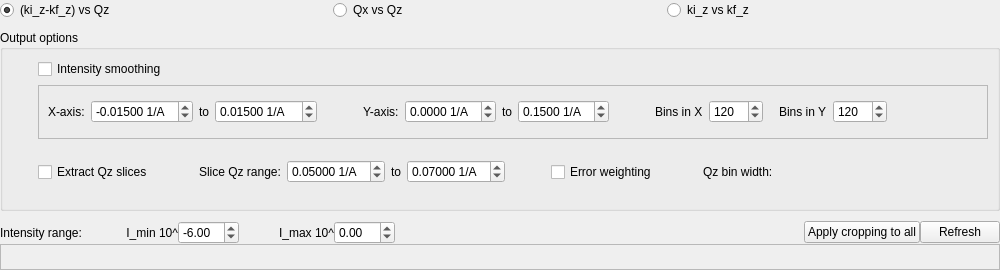
       <widget class="QWidget" name="OffSpec_Tab">
        <attribute name="title">
         <string>Off-Specular</string>
        </attribute>
        <attribute name="toolTip">
         <string>Off-Specular scattering intensity preview for all files in the reduction list</string>
        </attribute>
        <layout class="QGridLayout" name="gridLayout_5">
         <property name="margin" stdset="0">
          <number>0</number>
         </property>
         <property name="spacing">
          <number>0</number>
         </property>
         <item row="1" column="0" colspan="2">
          <layout class="QHBoxLayout" name="horizontalLayout_9">
           <item>
            <widget class="QLabel" name="label_14">
             <property name="text">
              <string>Intensity range: </string>
             </property>
            </widget>
           </item>
           <item>
            <spacer name="horizontalSpacer_5">
             <property name="orientation">
              <enum>Qt::Horizontal</enum>
             </property>
             <property name="sizeType">
              <enum>QSizePolicy::Fixed</enum>
             </property>
             <property name="sizeHint" stdset="0">
              <size>
               <width>40</width>
               <height>20</height>
              </size>
             </property>
            </spacer>
           </item>
           <item>
            <widget class="QLabel" name="label_21">
             <property name="text">
              <string>I_min 10^</string>
             </property>
             <property name="alignment">
              <set>Qt::AlignRight|Qt::AlignTrailing|Qt::AlignVCenter</set>
             </property>
            </widget>
           </item>
           <item>
            <widget class="QDoubleSpinBox" name="offspecImin">
             <property name="decimals">
              <number>2</number>
             </property>
             <property name="minimum">
              <double>-20.000000000000000</double>
             </property>
             <property name="maximum">
              <double>2.000000000000000</double>
             </property>
             <property name="singleStep">
              <double>0.250000000000000</double>
             </property>
             <property name="value">
              <double>-6.000000000000000</double>
             </property>
            </widget>
           </item>
           <item>
            <spacer name="horizontalSpacer_3">
             <property name="orientation">
              <enum>Qt::Horizontal</enum>
             </property>
             <property name="sizeType">
              <enum>QSizePolicy::Fixed</enum>
             </property>
             <property name="sizeHint" stdset="0">
              <size>
               <width>40</width>
               <height>20</height>
              </size>
             </property>
            </spacer>
           </item>
           <item>
            <widget class="QLabel" name="label_22">
             <property name="text">
              <string>I_max 10^</string>
             </property>
             <property name="alignment">
              <set>Qt::AlignRight|Qt::AlignTrailing|Qt::AlignVCenter</set>
             </property>
            </widget>
           </item>
           <item>
            <widget class="QDoubleSpinBox" name="offspecImax">
             <property name="minimum">
              <double>-10.000000000000000</double>
             </property>
             <property name="maximum">
              <double>10.000000000000000</double>
             </property>
             <property name="singleStep">
              <double>0.250000000000000</double>
             </property>
            </widget>
           </item>
           <item>
            <spacer name="horizontalSpacer_4">
             <property name="orientation">
              <enum>Qt::Horizontal</enum>
             </property>
             <property name="sizeHint" stdset="0">
              <size>
               <width>40</width>
               <height>20</height>
              </size>
             </property>
            </spacer>
           </item>
           <item>
            <widget class="QPushButton" name="apply_offspec_crop_button">
             <property name="toolTip">
              <string>Use zooming region from the first cross-section and apply to all other plots.</string>
             </property>
             <property name="text">
              <string>Apply cropping to all</string>
             </property>
            </widget>
           </item>
           <item>
            <widget class="QPushButton" name="refresh_offspec_button">
             <property name="sizePolicy">
              <sizepolicy hsizetype="Fixed" vsizetype="Fixed">
               <horstretch>0</horstretch>
               <verstretch>0</verstretch>
              </sizepolicy>
             </property>
             <property name="toolTip">
              <string>Recalculate the offspecular data</string>
             </property>
             <property name="statusTip">
              <string>Recalculate the offspecular data</string>
             </property>
             <property name="text">
              <string>Refresh</string>
             </property>
            </widget>
           </item>
          </layout>
         </item>
         <item row="0" column="0" colspan="2">
          <layout class="QVBoxLayout" name="verticalLayout_10">
           <property name="bottomMargin">
            <number>10</number>
           </property>
           <item>
            <layout class="QHBoxLayout" name="horizontalLayout_8">
             <property name="bottomMargin">
              <number>10</number>
             </property>
             <item>
              <widget class="QRadioButton" name="kizmkfzVSqz">
               <property name="text">
                <string>(ki_z-kf_z) vs Qz</string>
               </property>
               <property name="checked">
                <bool>true</bool>
               </property>
              </widget>
             </item>
             <item>
              <widget class="QRadioButton" name="qxVSqz">
               <property name="text">
                <string>Qx vs Qz</string>
               </property>
              </widget>
             </item>
             <item>
              <widget class="QRadioButton" name="kizVSkfz">
               <property name="text">
                <string>ki_z vs kf_z</string>
               </property>
              </widget>
             </item>
            </layout>
           </item>
           <item>
            <widget class="QGroupBox" name="groupBox">
             <property name="sizePolicy">
              <sizepolicy hsizetype="Preferred" vsizetype="Preferred">
               <horstretch>0</horstretch>
               <verstretch>1</verstretch>
              </sizepolicy>
             </property>
             <property name="minimumSize">
              <size>
               <width>1000</width>
               <height>181</height>
              </size>
             </property>
             <property name="title">
              <string>Output options</string>
             </property>
             <property name="flat">
              <bool>false</bool>
             </property>
             <layout class="QVBoxLayout" name="verticalLayout_18">
              <property name="leftMargin">
               <number>35</number>
              </property>
              <property name="topMargin">
               <number>9</number>
              </property>
              <item>
               <layout class="QHBoxLayout" name="horizontalLayout_17">
                <property name="bottomMargin">
                 <number>0</number>
                </property>
                <item>
                 <widget class="QCheckBox" name="offspec_smooth_checkbox">
                  <property name="toolTip">
                   <string>Check box to apply smoothing algorithm to the intensity</string>
                  </property>
                  <property name="text">
                   <string>Intensity smoothing</string>
                  </property>
                 </widget>
                </item>
                <item>
                 <spacer name="horizontalSpacer_11">
                  <property name="orientation">
                   <enum>Qt::Horizontal</enum>
                  </property>
                  <property name="sizeHint" stdset="0">
                   <size>
                    <width>40</width>
                    <height>20</height>
                   </size>
                  </property>
                 </spacer>
                </item>
               </layout>
              </item>
              <item>
               <widget class="QFrame" name="binning_frame">
                <property name="frameShape">
                 <enum>QFrame::StyledPanel</enum>
                </property>
                <property name="frameShadow">
                 <enum>QFrame::Raised</enum>
                </property>
                <layout class="QVBoxLayout" name="verticalLayout_20">
                 <item>
                  <layout class="QHBoxLayout" name="offspec_binning_layout">
                   <item>
                    <widget class="QLabel" name="label_36">
                     <property name="text">
                      <string>X-axis:</string>
                     </property>
                    </widget>
                   </item>
                   <item>
                    <widget class="QDoubleSpinBox" name="offspec_x_min_spinbox">
                     <property name="minimumSize">
                      <size>
                       <width>0</width>
                       <height>0</height>
                      </size>
                     </property>
                     <property name="toolTip">
                      <string>Minimum X-value of the rebinned output data</string>
                     </property>
                     <property name="suffix">
                      <string> 1/A</string>
                     </property>
                     <property name="decimals">
                      <number>5</number>
                     </property>
                     <property name="minimum">
                      <double>-10.000000000000000</double>
                     </property>
                     <property name="maximum">
                      <double>10.000000000000000</double>
                     </property>
                     <property name="singleStep">
                      <double>0.005000000000000</double>
                     </property>
                     <property name="value">
                      <double>-0.015000000000000</double>
                     </property>
                    </widget>
                   </item>
                   <item>
                    <widget class="QLabel" name="label_41">
                     <property name="text">
                      <string>to</string>
                     </property>
                    </widget>
                   </item>
                   <item>
                    <widget class="QDoubleSpinBox" name="offspec_x_max_spinbox">
                     <property name="minimumSize">
                      <size>
                       <width>0</width>
                       <height>0</height>
                      </size>
                     </property>
                     <property name="toolTip">
                      <string>Maximum X-value of the rebinned output data</string>
                     </property>
                     <property name="suffix">
                      <string> 1/A</string>
                     </property>
                     <property name="decimals">
                      <number>5</number>
                     </property>
                     <property name="minimum">
                      <double>-10.000000000000000</double>
                     </property>
                     <property name="maximum">
                      <double>10.000000000000000</double>
                     </property>
                     <property name="singleStep">
                      <double>0.005000000000000</double>
                     </property>
                     <property name="value">
                      <double>0.015000000000000</double>
                     </property>
                    </widget>
                   </item>
                   <item>
                    <spacer name="horizontalSpacer_10">
                     <property name="orientation">
                      <enum>Qt::Horizontal</enum>
                     </property>
                     <property name="sizeType">
                      <enum>QSizePolicy::Fixed</enum>
                     </property>
                     <property name="sizeHint" stdset="0">
                      <size>
                       <width>40</width>
                       <height>20</height>
                      </size>
                     </property>
                    </spacer>
                   </item>
                   <item>
                    <widget class="QLabel" name="label_42">
                     <property name="text">
                      <string>Y-axis:</string>
                     </property>
                    </widget>
                   </item>
                   <item>
                    <widget class="QDoubleSpinBox" name="offspec_y_min_spinbox">
                     <property name="minimumSize">
                      <size>
                       <width>0</width>
                       <height>0</height>
                      </size>
                     </property>
                     <property name="toolTip">
                      <string>Minimum Y-value of the rebinned output data</string>
                     </property>
                     <property name="suffix">
                      <string> 1/A</string>
                     </property>
                     <property name="decimals">
                      <number>4</number>
                     </property>
                     <property name="minimum">
                      <double>-1.000000000000000</double>
                     </property>
                     <property name="maximum">
                      <double>10.000000000000000</double>
                     </property>
                     <property name="singleStep">
                      <double>0.010000000000000</double>
                     </property>
                    </widget>
                   </item>
                   <item>
                    <widget class="QLabel" name="label_43">
                     <property name="text">
                      <string>to</string>
                     </property>
                    </widget>
                   </item>
                   <item>
                    <widget class="QDoubleSpinBox" name="offspec_y_max_spinbox">
                     <property name="minimumSize">
                      <size>
                       <width>0</width>
                       <height>0</height>
                      </size>
                     </property>
                     <property name="toolTip">
                      <string>Maximum Y-value of the rebinned output data</string>
                     </property>
                     <property name="suffix">
                      <string> 1/A</string>
                     </property>
                     <property name="decimals">
                      <number>4</number>
                     </property>
                     <property name="minimum">
                      <double>-1.000000000000000</double>
                     </property>
                     <property name="maximum">
                      <double>10.000000000000000</double>
                     </property>
                     <property name="singleStep">
                      <double>0.010000000000000</double>
                     </property>
                     <property name="value">
                      <double>0.150000000000000</double>
                     </property>
                    </widget>
                   </item>
                   <item>
                    <spacer name="horizontalSpacer_8">
                     <property name="orientation">
                      <enum>Qt::Horizontal</enum>
                     </property>
                     <property name="sizeType">
                      <enum>QSizePolicy::Fixed</enum>
                     </property>
                     <property name="sizeHint" stdset="0">
                      <size>
                       <width>40</width>
                       <height>20</height>
                      </size>
                     </property>
                    </spacer>
                   </item>
                   <item>
                    <widget class="QLabel" name="offspec_rebin_x_bins_label">
                     <property name="text">
                      <string>Bins in X</string>
                     </property>
                    </widget>
                   </item>
                   <item>
                    <widget class="QSpinBox" name="offspec_rebin_x_bins_spinbox">
                     <property name="minimumSize">
                      <size>
                       <width>0</width>
                       <height>0</height>
                      </size>
                     </property>
                     <property name="toolTip">
                      <string>Enter the number of bins in X</string>
                     </property>
                     <property name="minimum">
                      <number>1</number>
                     </property>
                     <property name="maximum">
                      <number>1000</number>
                     </property>
                     <property name="singleStep">
                      <number>10</number>
                     </property>
                     <property name="value">
                      <number>120</number>
                     </property>
                    </widget>
                   </item>
                   <item>
                    <spacer name="horizontalSpacer_9">
                     <property name="orientation">
                      <enum>Qt::Horizontal</enum>
                     </property>
                     <property name="sizeType">
                      <enum>QSizePolicy::Fixed</enum>
                     </property>
                     <property name="sizeHint" stdset="0">
                      <size>
                       <width>10</width>
                       <height>20</height>
                      </size>
                     </property>
                    </spacer>
                   </item>
                   <item>
                    <widget class="QLabel" name="offspec_rebin_y_bins_label">
                     <property name="toolTip">
                      <string/>
                     </property>
                     <property name="text">
                      <string>Bins in Y</string>
                     </property>
                    </widget>
                   </item>
                   <item>
                    <widget class="QSpinBox" name="offspec_rebin_y_bins_spinbox">
                     <property name="minimumSize">
                      <size>
                       <width>0</width>
                       <height>0</height>
                      </size>
                     </property>
                     <property name="toolTip">
                      <string>Enter the number of bins in Y</string>
                     </property>
                     <property name="minimum">
                      <number>1</number>
                     </property>
                     <property name="maximum">
                      <number>1000</number>
                     </property>
                     <property name="singleStep">
                      <number>10</number>
                     </property>
                     <property name="value">
                      <number>120</number>
                     </property>
                    </widget>
                   </item>
                   <item>
                    <spacer name="horizontalSpacer_19">
                     <property name="orientation">
                      <enum>Qt::Horizontal</enum>
                     </property>
                     <property name="sizeHint" stdset="0">
                      <size>
                       <width>40</width>
                       <height>20</height>
                      </size>
                     </property>
                    </spacer>
                   </item>
                  </layout>
                 </item>
                </layout>
               </widget>
              </item>
              <item>
               <layout class="QHBoxLayout" name="offspec_slices_layout">
                <item>
                 <widget class="QCheckBox" name="offspec_slice_checkbox">
                  <property name="toolTip">
                   <string>Check to extract slices at the specified Y-values (Qz or kf_z)</string>
                  </property>
                  <property name="text">
                   <string>Extract Qz slices</string>
                  </property>
                 </widget>
                </item>
                <item>
                 <spacer name="horizontalSpacer_7">
                  <property name="orientation">
                   <enum>Qt::Horizontal</enum>
                  </property>
                  <property name="sizeType">
                   <enum>QSizePolicy::Fixed</enum>
                  </property>
                  <property name="sizeHint" stdset="0">
                   <size>
                    <width>40</width>
                    <height>20</height>
                   </size>
                  </property>
                 </spacer>
                </item>
                <item>
                 <widget class="QLabel" name="label_24">
                  <property name="text">
                   <string>Slice Qz range:</string>
                  </property>
                 </widget>
                </item>
                <item>
                 <widget class="QDoubleSpinBox" name="slice_qz_min_spinbox">
                  <property name="suffix">
                   <string> 1/A</string>
                  </property>
                  <property name="decimals">
                   <number>5</number>
                  </property>
                  <property name="minimum">
                   <double>-1.000000000000000</double>
                  </property>
                  <property name="maximum">
                   <double>10.000000000000000</double>
                  </property>
                  <property name="singleStep">
                   <double>0.005000000000000</double>
                  </property>
                  <property name="value">
                   <double>0.050000000000000</double>
                  </property>
                 </widget>
                </item>
                <item>
                 <widget class="QLabel" name="label_40">
                  <property name="text">
                   <string>to</string>
                  </property>
                 </widget>
                </item>
                <item>
                 <widget class="QDoubleSpinBox" name="slice_qz_max_spinbox">
                  <property name="suffix">
                   <string> 1/A</string>
                  </property>
                  <property name="decimals">
                   <number>5</number>
                  </property>
                  <property name="minimum">
                   <double>-1.000000000000000</double>
                  </property>
                  <property name="maximum">
                   <double>10.000000000000000</double>
                  </property>
                  <property name="singleStep">
                   <double>0.005000000000000</double>
                  </property>
                  <property name="value">
                   <double>0.070000000000000</double>
                  </property>
                 </widget>
                </item>
                <item>
                 <spacer name="horizontalSpacer_6">
                  <property name="orientation">
                   <enum>Qt::Horizontal</enum>
                  </property>
                  <property name="sizeType">
                   <enum>QSizePolicy::Fixed</enum>
                  </property>
                  <property name="sizeHint" stdset="0">
                   <size>
                    <width>40</width>
                    <height>20</height>
                   </size>
                  </property>
                 </spacer>
                </item>
                <item>
                 <widget class="QCheckBox" name="offspec_err_weight_checkbox">
                  <property name="toolTip">
                   <string>Check to use an error weighted average when binning the data, otherwise a simple average will be used</string>
                  </property>
                  <property name="text">
                   <string>Error weighting</string>
                  </property>
                  <property name="checkable">
                   <bool>true</bool>
                  </property>
                  <property name="checked">
                   <bool>false</bool>
                  </property>
                 </widget>
                </item>
                <item>
                 <spacer name="horizontalSpacer_12">
                  <property name="orientation">
                   <enum>Qt::Horizontal</enum>
                  </property>
                  <property name="sizeType">
                   <enum>QSizePolicy::Fixed</enum>
                  </property>
                  <property name="sizeHint" stdset="0">
                   <size>
                    <width>40</width>
                    <height>20</height>
                   </size>
                  </property>
                 </spacer>
                </item>
                <item>
                 <widget class="QLabel" name="label_23">
                  <property name="text">
                   <string>Qz bin width:</string>
                  </property>
                 </widget>
                </item>
                <item>
                 <widget class="QLabel" name="offspec_qz_bin_width_label">
                  <property name="text">
                   <string/>
                  </property>
                 </widget>
                </item>
                <item>
                 <spacer name="horizontalSpacer_13">
                  <property name="orientation">
                   <enum>Qt::Horizontal</enum>
                  </property>
                  <property name="sizeHint" stdset="0">
                   <size>
                    <width>40</width>
                    <height>20</height>
                   </size>
                  </property>
                 </spacer>
                </item>
               </layout>
              </item>
             </layout>
            </widget>
           </item>
          </layout>
         </item>
         <item row="2" column="0">
          <widget class="QFrame" name="frame_3">
           <property name="sizePolicy">
            <sizepolicy hsizetype="Expanding" vsizetype="Expanding">
             <horstretch>0</horstretch>
             <verstretch>0</verstretch>
            </sizepolicy>
           </property>
           <property name="frameShape">
            <enum>QFrame::StyledPanel</enum>
           </property>
           <property name="frameShadow">
            <enum>QFrame::Raised</enum>
           </property>
           <layout class="QGridLayout" name="gridLayout_12">
            <item row="0" column="0">
             <widget class="MPLWidget" name="offspec_pp" native="true"/>
            </item>
            <item row="1" column="1">
             <widget class="MPLWidget" name="offspec_mp" native="true"/>
            </item>
            <item row="0" column="1">
             <widget class="MPLWidget" name="offspec_mm" native="true"/>
            </item>
            <item row="1" column="0">
             <widget class="MPLWidget" name="offspec_pm" native="true"/>
            </item>
           </layout>
          </widget>
         </item>
        </layout>
       </widget>
